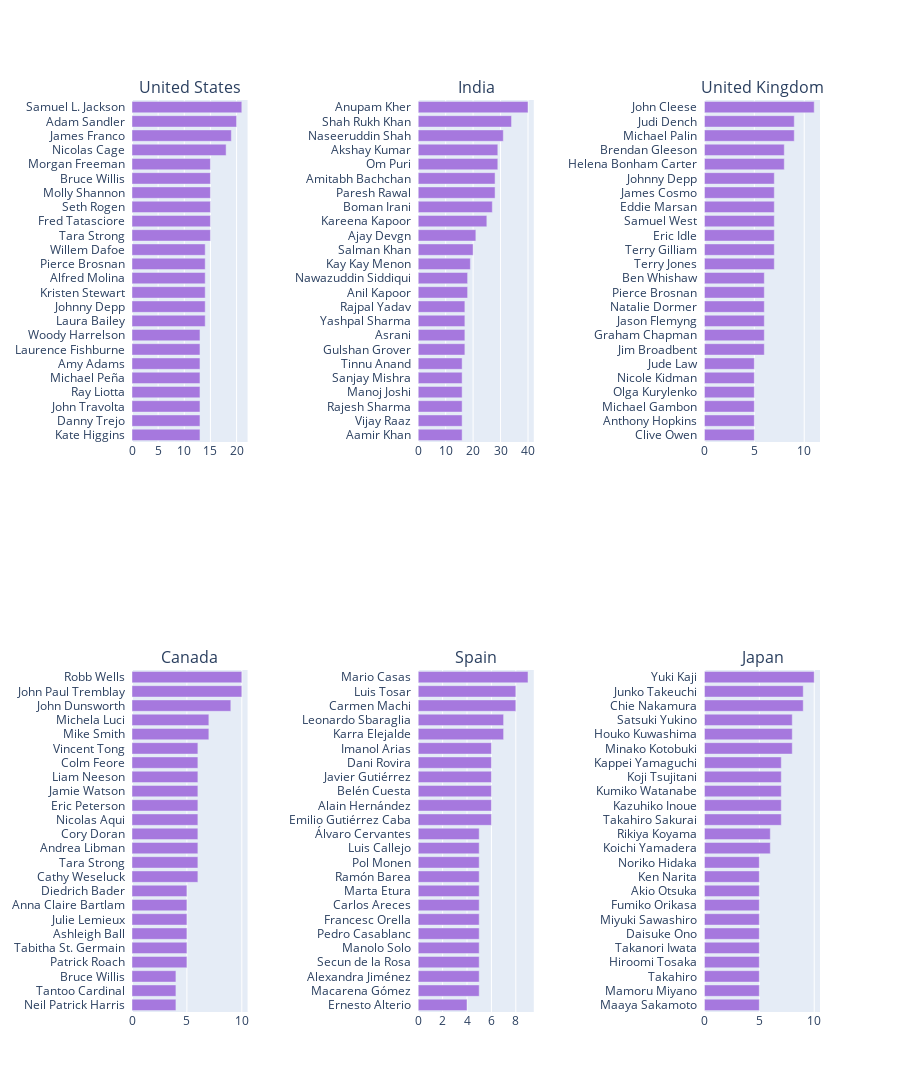

The notebook cell this image was saved under:
### Code cell
def country_trace(country, flag = "movie"):
    df["from_us"] = df['country'].fillna("").apply(lambda x : 1 if country.lower() in x.lower() else 0)
    small = df[df["from_us"] == 1]
    if flag == "movie":
        small = small[small["duration"] != ""]
    else:
        small = small[small["season_count"] != ""]
    cast = ", ".join(small['cast'].fillna("")).split(", ")
    tags = Counter(cast).most_common(25)
    tags = [_ for _ in tags if "" != _[0]]

    labels, values = [_[0]+"  " for _ in tags], [_[1] for _ in tags]
    trace = go.Bar(y=labels[::-1], x=values[::-1], orientation="h", name="", marker=dict(color="#a678de"))
    return trace

from plotly.subplots import make_subplots
traces = []
titles = ["United States", "","India","", "United Kingdom", "Canada","", "Spain","", "Japan"]
for title in titles:
    if title != "":
        traces.append(country_trace(title))

fig = make_subplots(rows=2, cols=5, subplot_titles=titles)
fig.add_trace(traces[0], 1,1)
fig.add_trace(traces[1], 1,3)
fig.add_trace(traces[2], 1,5)
fig.add_trace(traces[3], 2,1)
fig.add_trace(traces[4], 2,3)
fig.add_trace(traces[5], 2,5)

fig.update_layout(height=1200, showlegend=False)
fig.show()
9

### Figure 1 — Plotly figure (JSON) as saved in the notebook; plotly's stock layout.template omitted (floating-point values rounded to 4 significant figures)
{"data": [{"marker": {"color": "#a678de"}, "name": "", "orientation": "h", "type": "bar", "x": [13, 13, 13, 13, 13, 13, 13, 13, 14, 14, 14, 14, 14, 14, 15, 15, 15, 15, 15, 15, 18, 19, 20, 21], "xaxis": "x", "y": ["Kate Higgins  ", "Danny Trejo  ", "John Travolta  ", "Ray Liotta  ", "Michael Peña  ", "Amy Adams  ", "Laurence Fishburne  ", "Woody Harrelson  ", "Laura Bailey  ", "Johnny Depp  ", "Kristen Stewart  ", "Alfred Molina  ", "Pierce Brosnan  ", "Willem Dafoe  ", "Tara Strong  ", "Fred Tatasciore  ", "Seth Rogen  ", "Molly Shannon  ", "Bruce Willis  ", "Morgan Freeman  ", "Nicolas Cage  ", "James Franco  ", "Adam Sandler  ", "Samuel L. Jackson  "], "yaxis": "y"}, {"marker": {"color": "#a678de"}, "name": "", "orientation": "h", "type": "bar", "x": [16, 16, 16, 16, 16, 16, 17, 17, 17, 17, 18, 18, 19, 20, 21, 25, 27, 28, 28, 29, 29, 31, 34, 40], "xaxis": "x3", "y": ["Aamir Khan  ", "Vijay Raaz  ", "Rajesh Sharma  ", "Manoj Joshi  ", "Sanjay Mishra  ", "Tinnu Anand  ", "Gulshan Grover  ", "Asrani  ", "Yashpal Sharma  ", "Rajpal Yadav  ", "Anil Kapoor  ", "Nawazuddin Siddiqui  ", "Kay Kay Menon  ", "Salman Khan  ", "Ajay Devgn  ", "Kareena Kapoor  ", "Boman Irani  ", "Paresh Rawal  ", "Amitabh Bachchan  ", "Om Puri  ", "Akshay Kumar  ", "Naseeruddin Shah  ", "Shah Rukh Khan  ", "Anupam Kher  "], "yaxis": "y3"}, {"marker": {"color": "#a678de"}, "name": "", "orientation": "h", "type": "bar", "x": [5, 5, 5, 5, 5, 5, 6, 6, 6, 6, 6, 6, 7, 7, 7, 7, 7, 7, 7, 8, 8, 9, 9, 11], "xaxis": "x5", "y": ["Clive Owen  ", "Anthony Hopkins  ", "Michael Gambon  ", "Olga Kurylenko  ", "Nicole Kidman  ", "Jude Law  ", "Jim Broadbent  ", "Graham Chapman  ", "Jason Flemyng  ", "Natalie Dormer  ", "Pierce Brosnan  ", "Ben Whishaw  ", "Terry Jones  ", "Terry Gilliam  ", "Eric Idle  ", "Samuel West  ", "Eddie Marsan  ", "James Cosmo  ", "Johnny Depp  ", "Helena Bonham Carter  ", "Brendan Gleeson  ", "Michael Palin  ", "Judi Dench  ", "John Cleese  "], "yaxis": "y5"}, {"marker": {"color": "#a678de"}, "name": "", "orientation": "h", "type": "bar", "x": [4, 4, 4, 5, 5, 5, 5, 5, 5, 6, 6, 6, 6, 6, 6, 6, 6, 6, 6, 7, 7, 9, 10, 10], "xaxis": "x6", "y": ["Neil Patrick Harris  ", "Tantoo Cardinal  ", "Bruce Willis  ", "Patrick Roach  ", "Tabitha St. Germain  ", "Ashleigh Ball  ", "Julie Lemieux  ", "Anna Claire Bartlam  ", "Diedrich Bader  ", "Cathy Weseluck  ", "Tara Strong  ", "Andrea Libman  ", "Cory Doran  ", "Nicolas Aqui  ", "Eric Peterson  ", "Jamie Watson  ", "Liam Neeson  ", "Colm Feore  ", "Vincent Tong  ", "Mike Smith  ", "Michela Luci  ", "John Dunsworth  ", "John Paul Tremblay  ", "Robb Wells  "], "yaxis": "y6"}, {"marker": {"color": "#a678de"}, "name": "", "orientation": "h", "type": "bar", "x": [4, 5, 5, 5, 5, 5, 5, 5, 5, 5, 5, 5, 5, 6, 6, 6, 6, 6, 6, 7, 7, 8, 8, 9], "xaxis": "x8", "y": ["Ernesto Alterio  ", "Macarena Gómez  ", "Alexandra Jiménez  ", "Secun de la Rosa  ", "Manolo Solo  ", "Pedro Casablanc  ", "Francesc Orella  ", "Carlos Areces  ", "Marta Etura  ", "Ramón Barea  ", "Pol Monen  ", "Luis Callejo  ", "Álvaro Cervantes  ", "Emilio Gutiérrez Caba  ", "Alain Hernández  ", "Belén Cuesta  ", "Javier Gutiérrez  ", "Dani Rovira  ", "Imanol Arias  ", "Karra Elejalde  ", "Leonardo Sbaraglia  ", "Carmen Machi  ", "Luis Tosar  ", "Mario Casas  "], "yaxis": "y8"}, {"marker": {"color": "#a678de"}, "name": "", "orientation": "h", "type": "bar", "x": [5, 5, 5, 5, 5, 5, 5, 5, 5, 5, 5, 6, 6, 7, 7, 7, 7, 7, 8, 8, 8, 9, 9, 10], "xaxis": "x10", "y": ["Maaya Sakamoto  ", "Mamoru Miyano  ", "Takahiro  ", "Hiroomi Tosaka  ", "Takanori Iwata  ", "Daisuke Ono  ", "Miyuki Sawashiro  ", "Fumiko Orikasa  ", "Akio Otsuka  ", "Ken Narita  ", "Noriko Hidaka  ", "Koichi Yamadera  ", "Rikiya Koyama  ", "Takahiro Sakurai  ", "Kazuhiko Inoue  ", "Kumiko Watanabe  ", "Koji Tsujitani  ", "Kappei Yamaguchi  ", "Minako Kotobuki  ", "Houko Kuwashima  ", "Satsuki Yukino  ", "Chie Nakamura  ", "Junko Takeuchi  ", "Yuki Kaji  "], "yaxis": "y10"}], "layout": {"annotations": [{"font": {"size": 16}, "showarrow": false, "text": "United States", "x": 0.084, "xanchor": "center", "xref": "paper", "y": 1, "yanchor": "bottom", "yref": "paper"}, {"font": {"size": 16}, "showarrow": false, "text": "India", "x": 0.5, "xanchor": "center", "xref": "paper", "y": 1, "yanchor": "bottom", "yref": "paper"}, {"font": {"size": 16}, "showarrow": false, "text": "United Kingdom", "x": 0.916, "xanchor": "center", "xref": "paper", "y": 1, "yanchor": "bottom", "yref": "paper"}, {"font": {"size": 16}, "showarrow": false, "text": "Canada", "x": 0.084, "xanchor": "center", "xref": "paper", "y": 0.375, "yanchor": "bottom", "yref": "paper"}, {"font": {"size": 16}, "showarrow": false, "text": "Spain", "x": 0.5, "xanchor": "center", "xref": "paper", "y": 0.375, "yanchor": "bottom", "yref": "paper"}, {"font": {"size": 16}, "showarrow": false, "text": "Japan", "x": 0.916, "xanchor": "center", "xref": "paper", "y": 0.375, "yanchor": "bottom", "yref": "paper"}], "height": 1200, "showlegend": false, "xaxis": {"anchor": "y", "domain": [0, 0.168]}, "xaxis10": {"anchor": "y10", "domain": [0.832, 1]}, "xaxis2": {"anchor": "y2", "domain": [0.208, 0.376]}, "xaxis3": {"anchor": "y3", "domain": [0.416, 0.584]}, "xaxis4": {"anchor": "y4", "domain": [0.624, 0.792]}, "xaxis5": {"anchor": "y5", "domain": [0.832, 1]}, "xaxis6": {"anchor": "y6", "domain": [0, 0.168]}, "xaxis7": {"anchor": "y7", "domain": [0.208, 0.376]}, "xaxis8": {"anchor": "y8", "domain": [0.416, 0.584]}, "xaxis9": {"anchor": "y9", "domain": [0.624, 0.792]}, "yaxis": {"anchor": "x", "domain": [0.625, 1]}, "yaxis10": {"anchor": "x10", "domain": [0, 0.375]}, "yaxis2": {"anchor": "x2", "domain": [0.625, 1]}, "yaxis3": {"anchor": "x3", "domain": [0.625, 1]}, "yaxis4": {"anchor": "x4", "domain": [0.625, 1]}, "yaxis5": {"anchor": "x5", "domain": [0.625, 1]}, "yaxis6": {"anchor": "x6", "domain": [0, 0.375]}, "yaxis7": {"anchor": "x7", "domain": [0, 0.375]}, "yaxis8": {"anchor": "x8", "domain": [0, 0.375]}, "yaxis9": {"anchor": "x9", "domain": [0, 0.375]}}}
